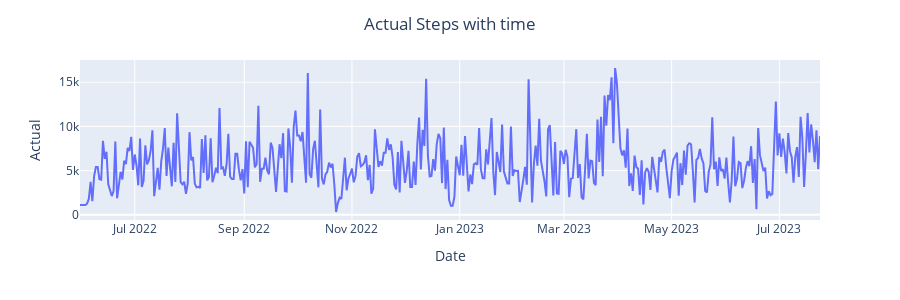

The code cell stored with this chart in its notebook:
### Code cell
fig = px.line(df, x=df.index, y="Actual",width=900, height=300)

# Center the title
fig.update_layout(title_text='Actual Steps with time', title_x=0.5)

fig.show()

### Figure 1 — Plotly figure (JSON) as saved in the notebook; plotly's stock layout.template omitted (floating-point values rounded to 4 significant figures; data arrays with more than 128 entries replaced by an {"elided": "..."} marker saying what was removed)
{"data": [{"hovertemplate": "Date=%{x}<br>Actual=%{y}<extra></extra>", "legendgroup": "", "line": {"color": "#636efa", "dash": "solid"}, "marker": {"symbol": "circle"}, "mode": "lines", "name": "", "orientation": "v", "showlegend": false, "type": "scatter", "x": {"elided": "420 str values"}, "xaxis": "x", "y": {"elided": "420 int values"}, "yaxis": "y"}], "layout": {"height": 300, "legend": {"tracegroupgap": 0}, "margin": {"t": 60}, "title": {"text": "Actual Steps with time", "x": 0.5}, "width": 900, "xaxis": {"anchor": "y", "domain": [0, 1], "title": {"text": "Date"}}, "yaxis": {"anchor": "x", "domain": [0, 1], "title": {"text": "Actual"}}}}
